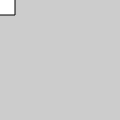
Frame 1 (no input)
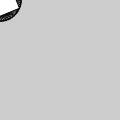
Frame 60 (no input)
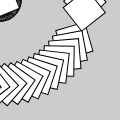
Frame 120 (the mouse pressed at the canvas centre since frame 60)

The p5.js sketch that drew these frames (run headless with seeded random() and noise() and a simulated clock; from frame 60 on, the mouse is pressed at the canvas centre):

// p5.js sketch
// ── sketch.js
/*
note: 
  The order in which translate() and rotate() appear affects the result
 
*/
var angle = 0.0;

function setup() {
  
  createCanvas(120, 120);
  background(204);
  
}

function draw() {
  
  rotate(angle);
  translate(mouseX, mouseY);
  rect(-15, -15, 30, 30);
  angle += 0.1;
  
  
}
